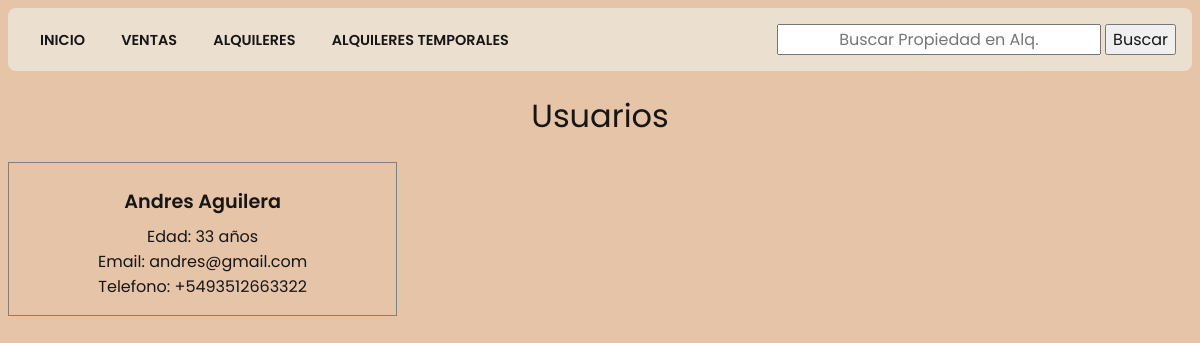
The page /users/list_users/ on the database its author committed.
### usuarios/models.py (models this page shows, shortened)
class User(models.Model):
    nombre = models.CharField(max_length=100)
    apellido = models.CharField(max_length=100)
    edad = models.IntegerField()
    password = models.CharField(max_length=100)
    email = models.CharField(max_length=100)
    telefono = models.CharField(max_length=100)

### usuarios/views.py (the view)
# urls.py: path('list_users/', list_users) ,
def list_users(request):
    users = User.objects.all()
    context = {
      'users' : users,
    }
    return render(request, 'users/list_users.html', context)

### templates/users/list_users.html (shortened to what this page needs)
{% extends "base.html" %}
{% block content %}
<body>
  <h1>Usuarios</h1>
  <div class="productsContainer">
    {%for el in users%}
      <div class="product">
        <h3>{{el.nombre}} {{el.apellido}}</h3>
        <p>Edad: {{el.edad}} años</p>
        <p>Email: {{el.email}}</p>
        <p>Telefono: {{el.telefono}}</p>
      </div>
    {% endfor %}
  </div>
  {% endblock %}

### static/css/styles.css (style rules this page uses)
:root { --main-color: #161616; --second-color: #6ee7b7; --third-color: #7928ca; --fourth-color: #e94f2d; --main-bg: rgb(230, 196, 168);; --second-bg: #ebdfcf; }
* { font-family: 'Poppins', sans-serif; font-size: 16px; font-weight: 400; text-align: center; color: var(--main-color); }
html { background-color: var(--main-bg); }
h1 { font-size: 2em; font-weight: 400; text-align: center; }
.productsContainer { display: grid; grid-template-columns: repeat(12, 1fr); grid-gap: 0.5rem; }
.productsContainer .product { grid-column: auto / span 4; border: 1px solid grey; padding: 1rem; }
.productsContainer .product h3 { font-size: 1.2rem; font-weight: 600; margin: 0.5rem 0; }
.productsContainer .product p { margin: 0; }

### rows shown on the page
User: nombre "Andres", apellido "Aguilera", edad "33", email "andres@gmail.com", telefono "+5493512663322"
